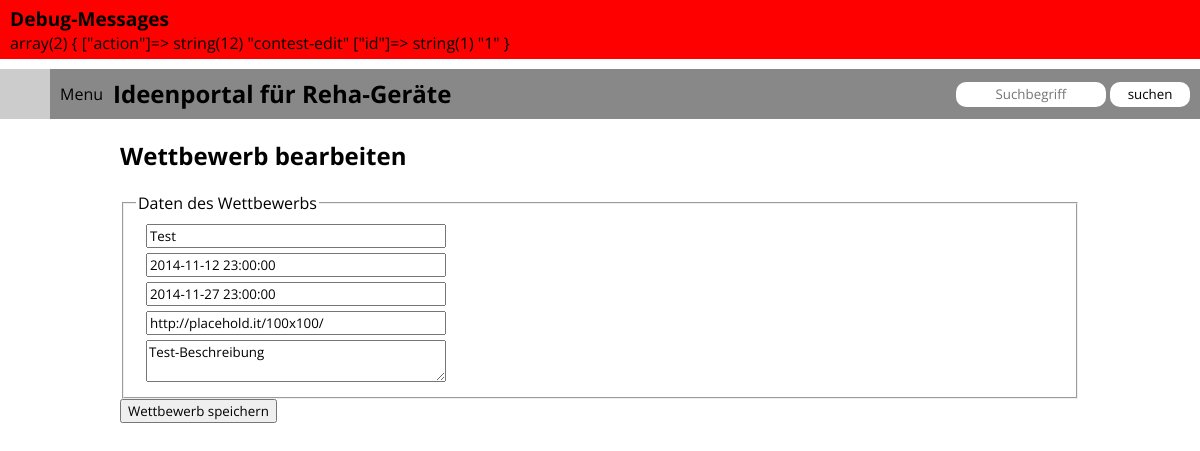
Page /index.php?action=contest-edit&id=1 (signed in) on the earlier database version.
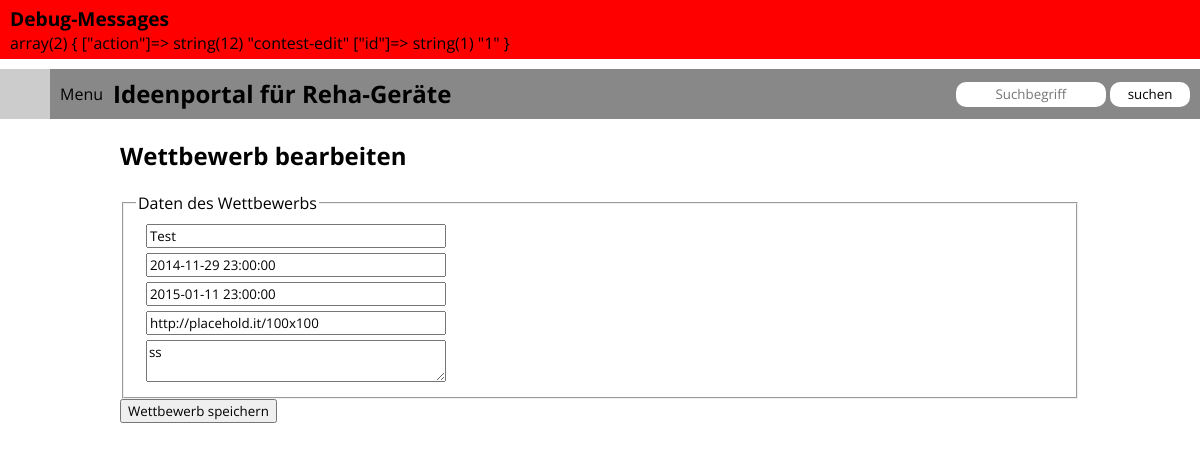
Same page on the later database version.
### tables this page shows
CREATE TABLE IF NOT EXISTS `Contest` (
  `id` INT NOT NULL AUTO_INCREMENT,
  `description` VARCHAR(500) NOT NULL,
  `name` VARCHAR(50) NOT NULL,
  `starts_at` TIMESTAMP NULL,
  `ends_at` TIMESTAMP NULL,
  `image_url` VARCHAR(70) NOT NULL,
  PRIMARY KEY (`id`),
  UNIQUE INDEX `id_UNIQUE` (`id` ASC));

### classes/view.php (called while the page is built, shortened)
<?php
class View {
    private $path = 'templates';
    private $template = 'login';
    public function setTemplate($template = 'login') {
        $this->template = $template;
    }
    public function loadTemplate() {
        $tpl = $this->template;
        $file = $this->path . DIRECTORY_SEPARATOR . $tpl . '.php';
        if (file_exists($file)) {
            include $file;
            $output = ob_get_contents();
            return $output;
        } else {
            return 'could not find template';
        }
    }
}
?>

### classes/controller.php (called while the page is built, shortened)
<?php
class Controller {
    public $request = null;
    private $action = '';
    public function __construct($request) {
        $this->request = $request;
        $this->action = !empty($request['action']) ? $request['action'] : 'login';
    }
    public function display() {
        $view = new View();
        $model = new Model();
        switch ($this->action) {
            case 'contest-edit':
                 if (sizeof($this->request) > 2) {
                   $model->updateContest($this->request["id"], $this->request["name"], $this->request["description"], $this->request["image_url"], $this->request["starts_at"], $this->request["ends_at"]);
                   $view->setTemplate('contest-overview');
                   }
                   else if (isset($this->request["id"])) {
                                      $view->setTemplate('contest-edit');
                                      }
                   else {
                   $view->setTemplate('contest-overview');
                   }
                   break;
        }
        return $view->loadTemplate();
    }
}
?>

### classes/model.php (called while the page is built, shortened)
<?php
class Model {
    public static function getContest($id) {
        $sql = "SELECT * FROM Contest WHERE id=$id";
        $result = mysql_query($sql);
        $entry = array(array("id", "description", "name", "starts_at", "ends_at", "image_url"));
        while ($row = mysql_fetch_array($result)) {
            $entry[] = $row;
        }
        unset($entry[0]);
        return $entry[1];
    }
}
?>

### templates/contest-edit.php (the view)
<?php
include("partials/header.php");
?>
<main class="content-wrapper">
    <article class="inner-content-wrapper">
        <h2 class="title">Wettbewerb bearbeiten</h2>
        <?php
                    global $controller;
                    $request = $controller->request;
                    $contestDetails = Model::getContest($request["id"]);
                ?>
        <form id="form" action="index.php?action=contest-edit&id=<?php echo $request["id"]; ?>" method="post">
            <fieldset>
                <legend>Daten des Wettbewerbs</legend>
                <label class="field" id="name">
                    <input class="name-input" type="text" name="name" value="<?php echo $contestDetails["name"]; ?>" required>
                </label>
                <label class="field" id="starts_at">
                    <input class="date-input" type="datetime" name="starts_at" value="<?php echo $contestDetails["starts_at"]; ?>"required>
                </label>
                <label class="field" id="ends_at">
                    <input class="date-input" type="datetime" name="ends_at" value="<?php echo $contestDetails["ends_at"]; ?>"required>
                </label>
                <label class="field" id="image_url">
                    <input class="url-input" type="url" name="image_url" value="<?php echo $contestDetails["image_url"]; ?>" required>
                </label>
                <label class="field" id="description">
                    <textarea class="description-input" name="description" required><?php echo $contestDetails["description"]; ?></textarea>
                </label>
            </fieldset>
            <button type="submit" class="sub"><span>Wettbewerb speichern</span></button>
        </form>
    </article>
</main>

Differences in the rows shown:
changed contest "Test": starts_at "2014-11-12 23:00:00" → "2014-11-29 23:00:00"; ends_at "2014-11-27 23:00:00" → "2015-01-11 23:00:00"; image_url "http://placehold.it/100x100/" → "http://placehold.it/100x100"; description "Test-Beschreibung" → "ss"
